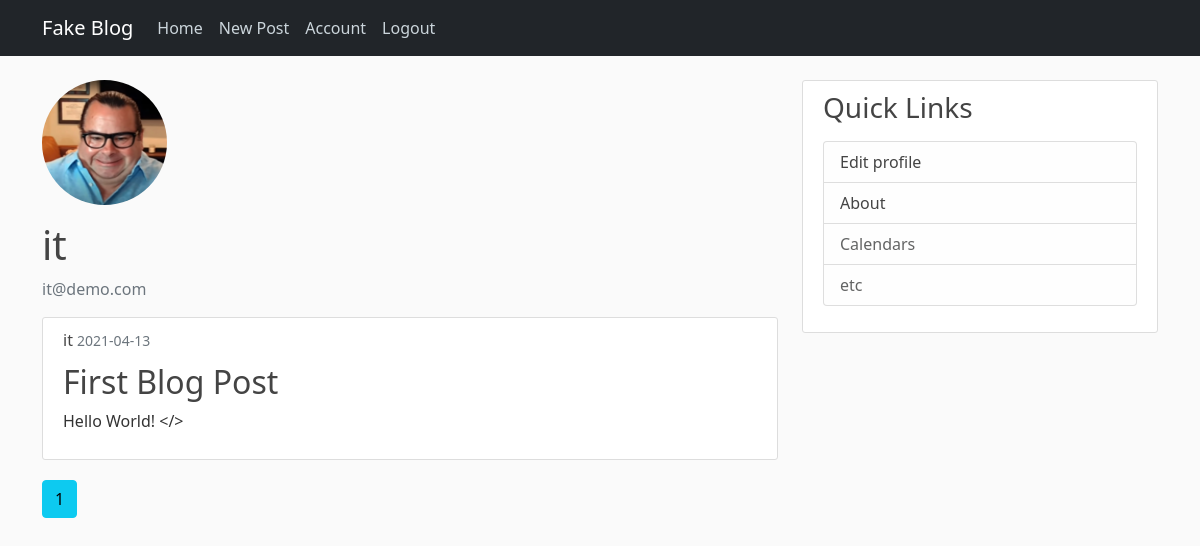
Page /it (signed in) on the earlier database version.
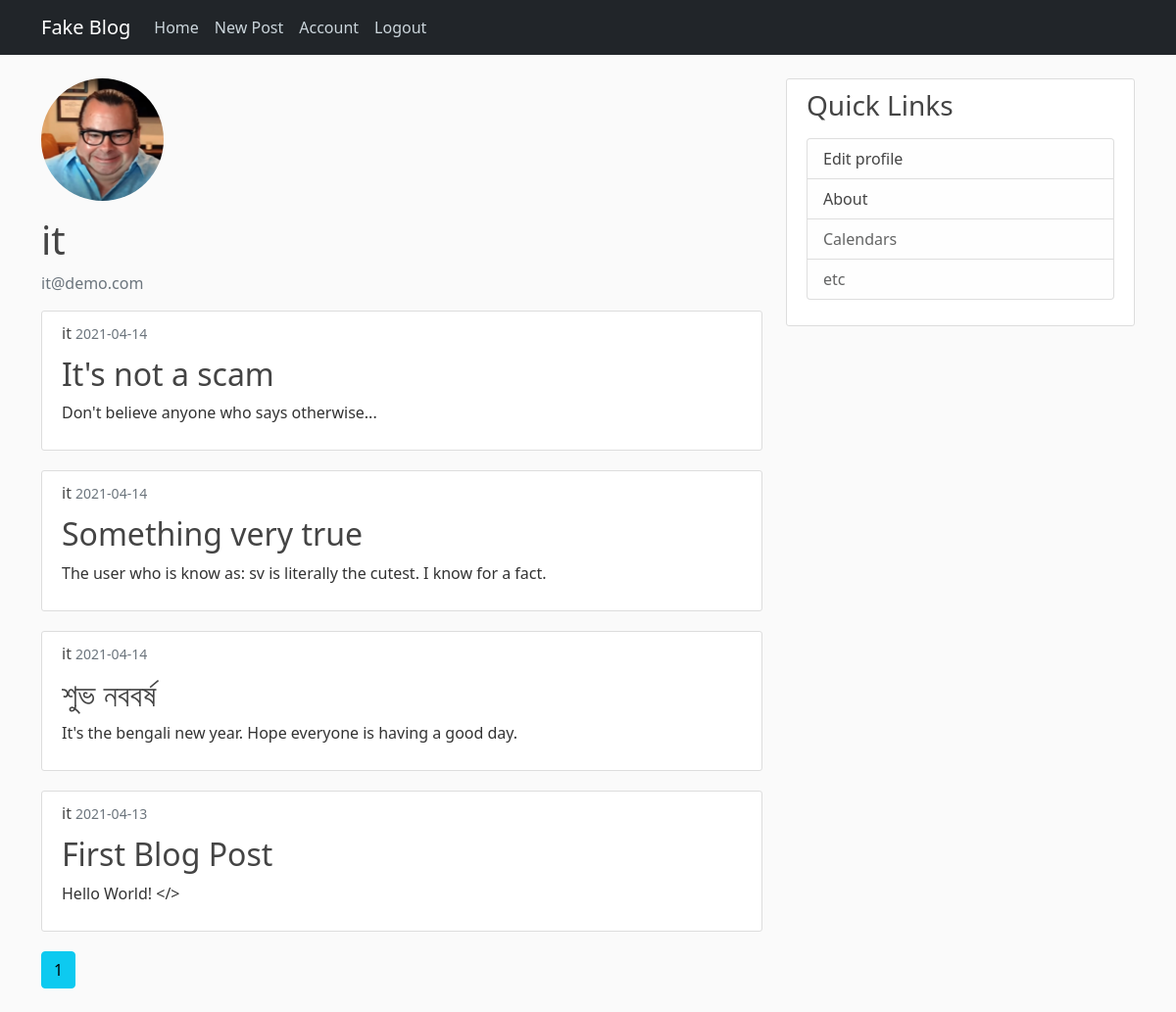
Same page on the later database version.
### flaskblog/models.py (models this page shows, shortened)
class User(db.Model, UserMixin):
    id = db.Column(db.Integer, primary_key=True)
    username = db.Column(db.String(20), unique=True, nullable=False)
    email = db.Column(db.String(100), unique=True, nullable=False)
    image_file = db.Column(db.String(20), nullable=False, default='default.jpg')  # will be hashed to 20 chars
    password = db.Column(db.String(60), nullable=False)  # will be hashed to 60 chars
    posts = db.relationship('Post', backref='author', lazy=True)  # refers to the Post class

class Post(db.Model):
    id = db.Column(db.Integer, primary_key=True)
    title = db.Column(db.String(120), nullable=False)
    date_posted = db.Column(db.DateTime, nullable=False, default=datetime.utcnow)
    content = db.Column(db.Text, nullable=False)
    user_id = db.Column(db.Integer, db.ForeignKey('user.id'), nullable=False)  # refers to the id column in user table. Not class.

### flaskblog/routes.py (the view)
@app.route('/<string:username>', methods=["GET", "POST"])
@login_required
def user_posts(username):
    page = request.args.get('page', 1, type=int)
    user = User.query.filter_by(username=username).first_or_404()
    posts = Post.query.filter_by(author=user).order_by(Post.date_posted.desc()).paginate(page=page, per_page=4)
    return render_template("user_posts.html", posts=posts, user=user, title=user.username)

### flaskblog/models.py (called while the page is built)
@login_manager.user_loader
def get_user(user_id):
    return User.query.get(int(user_id))

### flaskblog/templates/user_posts.html
{% extends "layouts.html" %}
    {% block content %}
        <div class="media">
            <img class="rounded-circle account-img" src="{{ url_for('static', filename='profile_pic/' + user.image_file) }}" alt="Profile Picture">
            <div class="media-body">
                <h2 class="account-heading">{{ user.username }}</h2>
                <p class="text-secondary">{{ user.email }}</p>
            </div>
        </div>
        {% for post in posts.items %}
            <article class="content-section">
                <div class="media-body">
                    <div class="article-metadata">
                        <a class="article-metadata" href="{{ url_for('user_posts', username=current_user.username) }}">{{ post.author.username }}</a>
                        <small class="text-muted">{{ post.date_posted.strftime("%Y-%m-%d") }}</small>
                    </div>
                    <h2><a class="article-title" href="{{ url_for('post', post_id=post.id) }}">{{ post.title }}</a></h2>
                    <p class="article-content">{{ post.content }}</p>
                </div>
            </article>
        {% endfor %}
        {% for page_num in posts.iter_pages(left_edge=1, right_edge=1, right_current=2, left_current=1) %}
            {% if page_num %}
                {% if posts.page == page_num %}
                    <a class="btn btn-info mb-4" href="{{ url_for('user_posts', page=page_num, username=current_user.username) }}">{{ page_num }}</a>
                {% else %}
                    <a class="btn btn-outline-info mb-4" href="{{ url_for('user_posts', page=page_num, username=current_user.username) }}">{{ page_num }}</a>
                {% endif %}
            {% else %}
                ...
            {% endif %}
        {% endfor %}
    {% endblock content %}

### flaskblog/templates/layouts.html (shortened to what this page needs)
<!DOCTYPE html>
<html>
    <head>
        <link href="https://cdn.jsdelivr.net/npm/bootstrap@5.0.0-beta3/dist/css/bootstrap.min.css" rel="stylesheet">
        <link rel="stylesheet" type="text/css" href="{{ url_for('static', filename='main.css') }}">
    </head>
    <body>
        <header class="site-header">
            <nav class="navbar navbar-expand-md navbar-dark bg-dark fixed-top">
                <div class="container">
                    <a class="navbar-brand mr-4" href="/">Fake Blog</a>
                    <div class="collapse navbar-collapse" id="navbarToggle">
                        <div class="navbar-nav mr-auto">
                            <a class="nav-item nav-link" href="{{ url_for('home') }}">Home</a>
                        </div>
                        <div class="navbar-nav ml-1" align='right'>
                            {% if current_user.is_authenticated %}
                                <a class="nav-item nav-link" href="{{ url_for('new_post') }}">New Post</a>
                                <a class="nav-item nav-link" href="{{ url_for('user_posts', username=current_user.username) }}">Account</a>
                                <a class="nav-item nav-link" href="{{ url_for('logout') }}">Logout</a>
                            {% else %}
                                <a class="nav-item nav-link" href="{{ url_for('login') }}">Login</a>
                                <a class="nav-item nav-link" href="{{ url_for('register') }}">Register</a>
                            {% endif %}
                        </div>
                    </div>
                </div>
            </nav>
        </header>
    <main role="main" class="container">
        <div class="row">
            <div class="col-md-8">
                {% block content %}{% endblock %}
            </div>
            <div class="col-md-4">
                <div class="content-section">
                    <h3>Quick Links</h3>
                    <p class='text-muted'>
                        <ul class="list-group">
                            <li class="list-group-item list-group-item-light">
                                <a class="article-metadata" href="{{ url_for('account', username=current_user.username) }}">Edit profile</a>
                            </li>
                            <li class="list-group-item list-group-item-light">
                                <a class="article-metadata" href="{{ url_for('about') }}">About</a>
                            </li>
                            <li class="list-group-item list-group-item-light">Calendars</li>
                            <li class="list-group-item list-group-item-light">etc</li>
                        </ul>
                    </p>
                </div>
            </div>
        </div>
    </main>
    </body>
</html>

### flaskblog/static/main.css (style rules this page uses)
body { background: #fafafa; color: #333333; margin-top: 5rem; }
h1, h2, h3, h4, h5, h6 { color: #444444; }
.site-header .navbar-nav .nav-link { color: #cbd5db; }
.content-section { background: #ffffff; padding: 10px 20px; border: 1px solid #dddddd; border-radius: 3px; margin-bottom: 20px; }
.article-title { color: #444444; text-decoration: none; }
.article-content { white-space: pre-line; }
.article-metadata { color: #444444; padding-bottom: 1px; margin-bottom: 10px; text-decoration: none; }
.account-img { height: 125px; width: 125px; margin-right: 20px; margin-bottom: 16px; }
.account-heading { font-size: 2.5rem; }

Differences in the rows shown:
added Post: author.username "it", date_posted "2021-04-14", title "It's not a scam", content "Don't believe anyone who says otherwise..."
added Post: author.username "it", date_posted "2021-04-14", title "Something very true", content "The user who is know as: sv is literally the cutest. I know for a fact."
added Post: author.username "it", date_posted "2021-04-14", title "শুভ নববর্ষ", content "It's the bengali new year. Hope everyone is having a good day."
